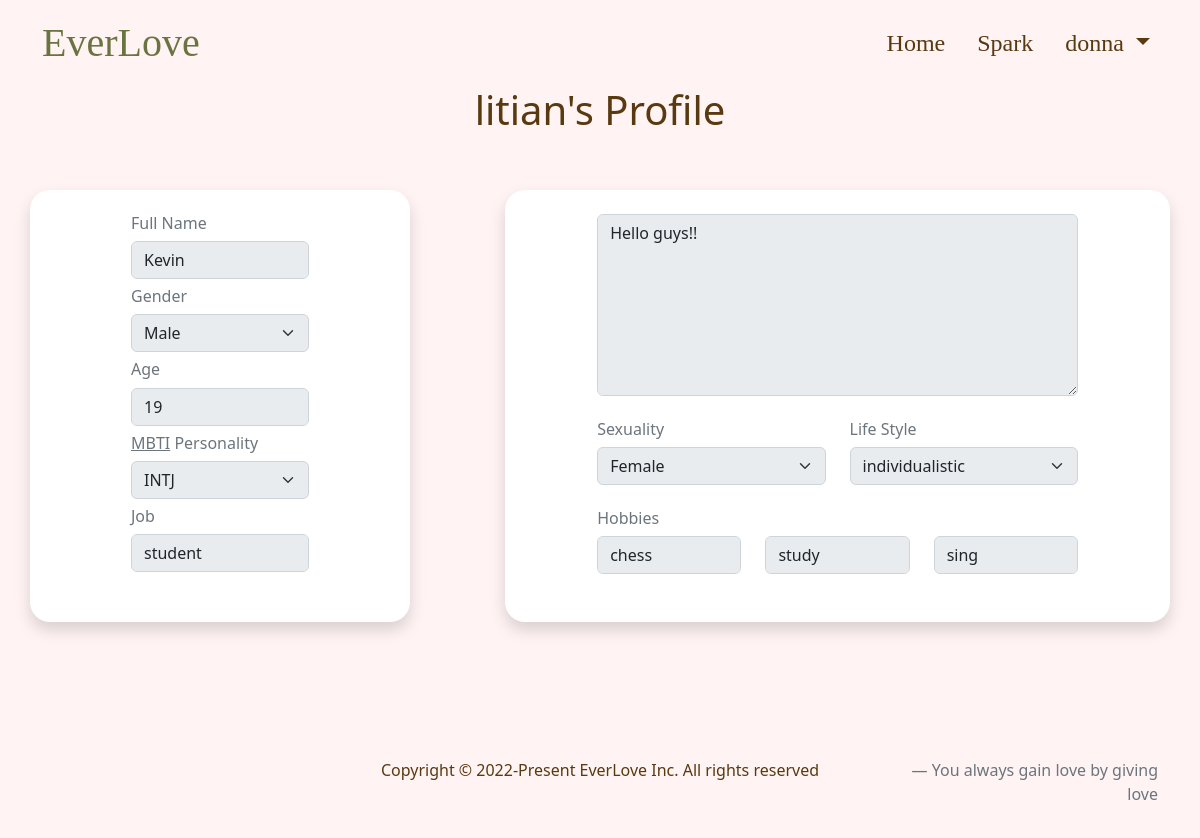
Page /profile/litian (signed in) on the committed database.
### web/models.py (models this page shows, shortened)
class User(AbstractUser):
    fullname = models.CharField(max_length=64, default='')
    gender = models.CharField(max_length=32,
                              choices=GENDER_CHOICES,
                              default='NA')
    age = models.IntegerField(blank=True, null=True)
    personality = models.CharField(max_length=4,
                                   choices=PERSONALITY_CHOICES,
                                   default='NA')
    job = models.ForeignKey(Job,
                            on_delete=models.SET_NULL,
                            blank=True,
                            null=True,
                            related_name="people")
    description = models.TextField(blank=True, null=True)
    sexuality = models.CharField(max_length=32,
                                 choices=GENDER_CHOICES,
                                 default='NA')
    lifestyle = models.CharField(max_length=3,
                                 choices=LIFE_STYLE_CHOICES,
                                 default='NA')

class Job(models.Model):
    name = models.CharField(max_length=64)

class Hobby(models.Model):
    name = models.CharField(max_length=64)
    def __str__(self):
        return f"{self.name}"

### web/views.py (the view, shortened to what this page needs)
# urls.py: path('profile/<str:username>', views.profile, name="profile"),
@csrf_exempt
def profile(request, username):
    if request.method == "GET":
        usr = User.objects.get(username=username)
        hobbies = [usr_hobby.hobby for usr_hobby in usr.hobbies.all()]
        hobby1 = (hobbies[0] if len(hobbies) >= 1 else None)
        hobby2 = (hobbies[1] if len(hobbies) >= 2 else None)
        hobby3 = (hobbies[2] if len(hobbies) == 3 else None)
        return render(
            request, "web/profile.html", {
                "usr": usr,
                "hobby1": hobby1,
                "hobby2": hobby2,
                "hobby3": hobby3,
                "personalities": PERSONALITY_CHOICES,
                "genders": GENDER_CHOICES,
                "lifestyles": LIFE_STYLE_CHOICES
            })

### web/templates/web/profile.html (shortened to what this page needs)
{% extends 'web/layout.html' %}
{% load static %}
{% block body %}
<section id="profile">
    <div class="container">
        <div class="text-center">
            <h1>{{ usr.username }}'s Profile</h1>
        </div>
        <form id="profile-form">
            <div class="row py-5 gy-4 text-center">
                <div class="col-10 offset-1 col-md-4 offset-md-0 bg-white shadow text-center py-4 rounded-custom">
                    <div class="text-start w-50 m-auto">
                        <h6 class="text-secondary">Full Name</h6>
                        <input class="form-control mb-2 bg-lighter-secondary" name="fullname"
                            value="{{ usr.fullname }}" />
                        <h6 class="text-secondary">Gender</h6>
                        <select class="form-select mb-2 bg-lighter-secondary" name="gender">
                            {% for gender_notation, gender in genders %}
                            {% if gender_notation == usr.gender %}
                            <option selected value="{{ gender_notation }}">{{ gender }}</option>
                            {% else %}
                            <option value="{{ gender_notation }}">{{ gender }}</option>
                            {% endif %}
                            {% endfor %}
                        </select>
                        <h6 class="text-secondary">Age</h6>
                        {% if usr.age %}
                        <input class="form-control mb-2 bg-lighter-secondary" name="age" value="{{ usr.age }}" />
                        {% else %}
                        <input class="form-control mb-2 bg-lighter-secondary" name="age" />
                        {% endif %}
                        <h6 class="text-secondary">
                            <a class="text-secondary" href="https://www.16personalities.com/personality-types">MBTI</a>
                            Personality
                        </h6>
                        <select class="form-select mb-2 bg-lighter-secondary" name="mbti">
                            {% for personality_notation, personality in personalities %}
                            {% if personality_notation == usr.personality %}
                            <option selected value="{{ personality_notation }}">{{ personality }}</option>
                            {% else %}
                            <option value="{{ personality_notation }}">{{ personality }}</option>
                            {% endif %}
                            {% endfor %}
                        </select>
                        <h6 class="text-secondary">Job</h6>
                        {% if usr.job %}
                        <input class="form-control mb-2 bg-lighter-secondary" name="job" value="{{ usr.job.name }}" />
                        {% else %}
                        <input class="form-control mb-2 bg-lighter-secondary" name="job" />
                        {% endif %}
                    </div>
                </div>
                <div class="col-10 offset-1 col-md-7 offset-md-1 bg-white shadow text-center py-4 rounded-custom">
                    <div class="text-start w-75 m-auto">
                        {% if usr.description %}
                        <textarea class="form-control mb-4 bg-lighter-secondary" name="description"
                            placeholder="Introduce yourself, what do you like, what kind of person you are looking for, and your contact information"
                            rows="7">{{ usr.description }}</textarea>
                        {% else %}
                        <textarea class="form-control mb-4 bg-lighter-secondary" name="description"
                            placeholder="Introduce yourself!" rows="7"></textarea>
                        {% endif %}
                        <div class="row">
                            <div class="col-md-6">
                                <h6 class="text-secondary">Sexuality</h6>
                                <select name="sexuality" class="form-select mb-4 bg-lighter-secondary">
                                    {% for gender_notation, gender in genders %}
                                    {% if gender_notation == usr.sexuality %}
                                    <option selected value="{{ gender_notation }}">{{ gender }}</option>
                                    {% else %}
                                    <option value="{{ gender_notation }}">{{ gender }}</option>
                                    {% endif %}
                                    {% endfor %}
                                </select>
                            </div>
                            <div class="col-md-6">
                                <h6 class="text-secondary">Life Style</h6>
                                <select name="lifestyle" class="form-select mb-4 bg-lighter-secondary">
                                    {% for life_notation, life in lifestyles %}
                                    {% if life_notation == usr.lifestyle %}
                                    <option selected value="{{ life_notation }}">{{ life }}</option>
                                    {% else %}
                                    <option value="{{ life_notation }}">{{ life }}</option>
                                    {% endif %}
                                    {% endfor %}
                                </select>
                            </div>
                        </div>
                        <div class="row">
                            <h6 class="text-secondary">Hobbies</h6>
                            {% if hobby1 is not None %}
                            <div class="col-md-4">
                                <input type="text" name="hobby1" class="form-control mb-4 bg-lighter-secondary"
                                    value="{{ hobby1 }}" />
                            </div>
                            {% else %}
                            <div class="col-md-4">
                                <input type="text" name="hobby1" class="form-control mb-4 bg-lighter-secondary" />
                            </div>
                            {% endif %}
                            {% if hobby2 is not None %}
                            <div class="col-md-4">
                                <input type="text" name="hobby2" class="form-control mb-4 bg-lighter-secondary"
                                    value="{{ hobby2 }}" />
                            </div>
                            {% else %}
                            <div class="col-md-4">
                                <input type="text" name="hobby2" class="form-control mb-4 bg-lighter-secondary" />
                            </div>
                            {% endif %}
                            {% if hobby3 is not None %}
                            <div class="col-md-4">
                                <input type="text" name="hobby3" class="form-control mb-4 bg-lighter-secondary"
                                    value="{{ hobby3 }}" />
                            </div>
                            {% else %}
                            <div class="col-md-4">
                                <input type="text" name="hobby3" class="form-control mb-4 bg-lighter-secondary" />
                            </div>
                            {% endif %}
                        </div>
                    </div>
                </div>
            </div>
            {% if user.is_authenticated and user.username == usr.username%}
            <div class="text-center text-md-end pb-3">
                <button type="button" class="btn btn-warning btn-lg" id="update">Update</button>
            </div>
            {% else %}
            <div class="pb-4"></div>
            <div class="pb-5"></div>
            {% endif %}
        </form>
    </div>
</section>
{% endblock %}

### web/templates/web/layout.html (shortened to what this page needs)
{% load static %}
<!DOCTYPE html>
<html lang="en">
<head>
    <link href="https://cdn.jsdelivr.net/npm/bootstrap@5.2.0/dist/css/bootstrap.min.css" rel="stylesheet"
>
    <link rel="stylesheet" href="https://cdn.jsdelivr.net/npm/bootstrap-icons@1.3.0/font/bootstrap-icons.css">
    <link rel="stylesheet" href="{% static 'web/styles.css' %}">
</head>
<body>
    <nav class="navbar navbar-expand-lg py-2">
        <div class="container">
            <a href="{% url 'web:index' %}" class="navbar-brand everlove">EverLove</a>
            <div class="collapse navbar-collapse" id="navmenu">
                <ul class="navbar-nav ms-auto">
                    <li class="nav-item me-lg-3">
                        <a href="{% url 'web:index' %}" class="nav-link">Home</a>
                    </li>
                    <li class="nav-item me-lg-3"><a href="{% url 'web:spark' %}" class="nav-link">Spark</a></li>
                    {% if user.is_authenticated %}
                    <div class="dropdown">
                        <a href="#" class="nav-link dropdown-toggle" data-bs-toggle="dropdown">
                            {{ user.username }}
                        </a>
                    </div>
                    {% else %}
                    <li class="nav-item"><a href="{% url 'web:login' %}" class="nav-link" id="sign-in">Sign in</a></li>
                    {% endif %}
                </ul>
            </div>
        </div>
    </nav>
    {% block body %}
    {% endblock %}
    <footer>
        <div class="container">
            <div class="row text-center">
                <div class="col-md-6 offset-md-3">
                    <p>Copyright © 2022-Present EverLove Inc. All rights reserved</p>
                </div>
                <div class="col-md-3 fs-6 blockquote-footer text-md-end">You always gain love by giving love</div>
            </div>
        </div>
    </footer>
</body>
</html>

### web/static/web/styles.css (style rules this page uses)
* { box-sizing: border-box; padding: 0; margin: 0; font-family: system-ui, -apple-system, sans-serif, Helvetica, Arial; }
nav { background-color: #fff3f3; }
h1, h2, h3, p { color: #59390F; }
.nav-link { color: #59390F; }
.everlove { font-family: Alex Brush; font-size: 40px; color: #6A7441; text-decoration: none; }
.nav-link { font-family: Bebas Neue; font-size: 24px; }
.rounded-custom { border-radius: 20px; }
footer { background-color: #fff3f3; padding: 1rem; }
#profile { background-color: #fff3f3; }
.bg-lighter-secondary { background-color: #F0F0F0; }

### rows in the picture
User: username "donna"
User: username "litian", fullname "Kevin", gender "Male", age "19", mbti "INTJ", job "student", description "Hello guys!!", sexuality "Female", lifestyle "individualistic"
Hobby: hobby1 "chess"
Hobby: hobby2 "study"
Hobby: hobby3 "sing"
